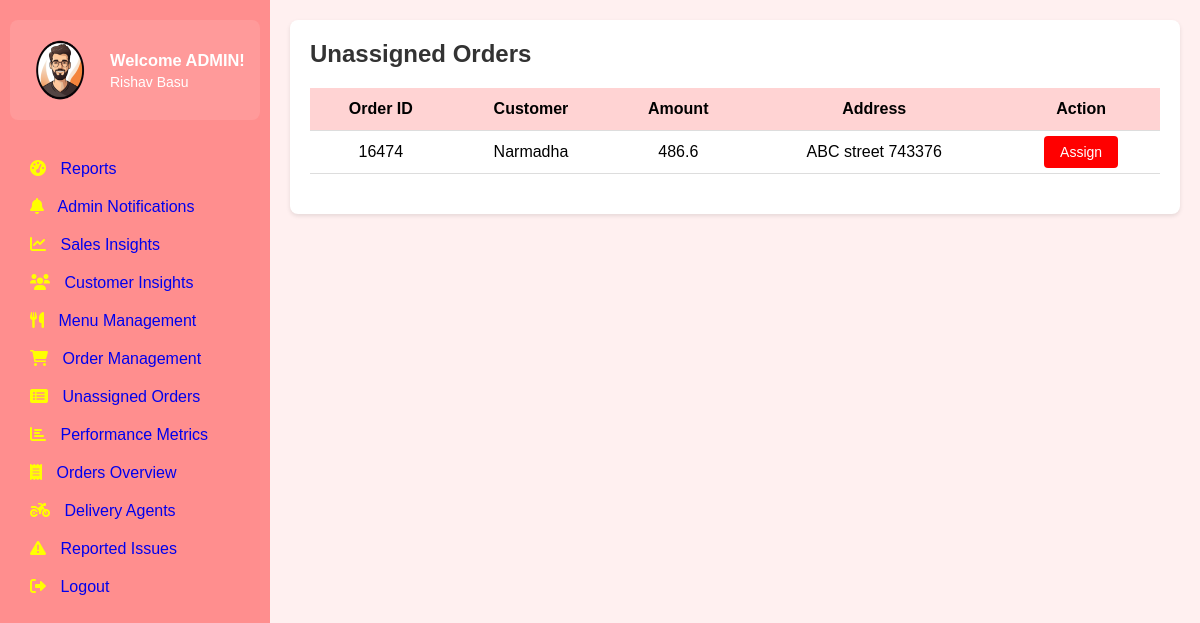
The app's page /unassigned-orders/view-more with its own data.
### tables this page shows
CREATE TABLE users (
        user_id INTEGER PRIMARY KEY AUTOINCREMENT,
        email TEXT UNIQUE NOT NULL,
        password_hash TEXT NOT NULL,
        full_name TEXT,
        phone_number TEXT,
        created_at TIMESTAMP DEFAULT CURRENT_TIMESTAMP,
        updated_at TIMESTAMP DEFAULT CURRENT_TIMESTAMP,
        last_login TIMESTAMP,
        is_active BOOLEAN DEFAULT TRUE,
        is_admin INTEGER DEFAULT 0,
        is_delivery_boy INTEGER DEFAULT 0,
        role_id INTEGER,
        FOREIGN KEY(role_id) REFERENCES roles(role_id)
    );

### app.py (the view)
@app.route('/unassigned-orders/view-more')
def view_more_orders():
    db = get_db_connection()
    cur = db.cursor()
    cur.execute(""" SELECT d.Order_ID,o.total_price,o.delivery_location,u.full_name FROM Delivery d JOIN Orders o ON d.Order_ID = o.order_id
     JOIN Users u ON o.customer_id = u.user_id WHERE d.Status = 'Unassigned'""")
    orders = cur.fetchall()
    return render_template('unassign_orders.html', orders=orders, view_more=True)

### app.py (called while the page is built)
@app.teardown_appcontext
def close_connection(exception):
    db = getattr(g, '_database', None)
    if db is not None:
        db.close()

def get_db_connection():
    conn = sqlite3.connect("existing_database.db")
    conn.row_factory = sqlite3.Row
    return conn

### templates/unassign_orders.html (shortened to what this page needs)
{% extends 'base.html' %}
{% block extra_css %}
<link rel="stylesheet" href="{{ url_for('static', filename='css/unassigned_orders.css') }}">
{% endblock %}
{% block content %}
            <div class="orders-section">
                <h2>Unassigned Orders</h2>
                <table class="orders-table">
                    <thead>
                        <tr>
                            <th>Order ID</th>
                            <th>Customer</th>
                            <th>Amount</th>
                            <th>Address</th>
                            <th>Action</th>
                        </tr>
                    </thead>
                    <tbody>
                        {% for order in orders %}
            <tr>
                <td>{{ order.order_id }}</td>
                <td>{{ order.full_name }}</td>
                <td>{{ order.total_price }}</td>
                <td>{{order.delivery_location}}</td>
                    <td>
                        <a href="{{ url_for('agent_assignment_dashboard', order_id=order.order_id) }}" class="assign-btn">Assign</a>
                    </td>
            </tr>
            {% endfor %}
                    </tbody>
                </table>
{% endblock %}

### static/css/unassigned_orders.css (style rules this page uses)
.orders-section { background-color: white; padding: 20px; border-radius: 8px; box-shadow: 0 2px 4px rgba(0, 0, 0, 0.1); margin-left: 20px; }
.orders-section h2 { margin-bottom: 20px; color: #333; }
.orders-table { width: 100%; border-collapse: collapse; margin-bottom: 20px; }
.orders-table th, .orders-table td { padding: 12px; text-align: center; border-bottom: 1px solid #ddd; }
.orders-table th { background-color: #FFD3D3; font-weight: bold; }
.assign-btn { background-color: #FF0000; color: white; border: none; padding: 8px 16px; border-radius: 4px; cursor: pointer; font-size: 14px; text-decoration: none; }

### static/css/base.css (style rules this page uses)
body, h1, p, ul, li { margin: 0; padding: 0; list-style: none; box-sizing: border-box; }
h2 { margin-top: 0; font-size: 24px; }
body { font-family: Arial, sans-serif; background: #ffe6e698; }

### records on screen
users: order_id "16474", full_name "Narmadha", total_price "486.6", delivery_location "ABC street 743376"
